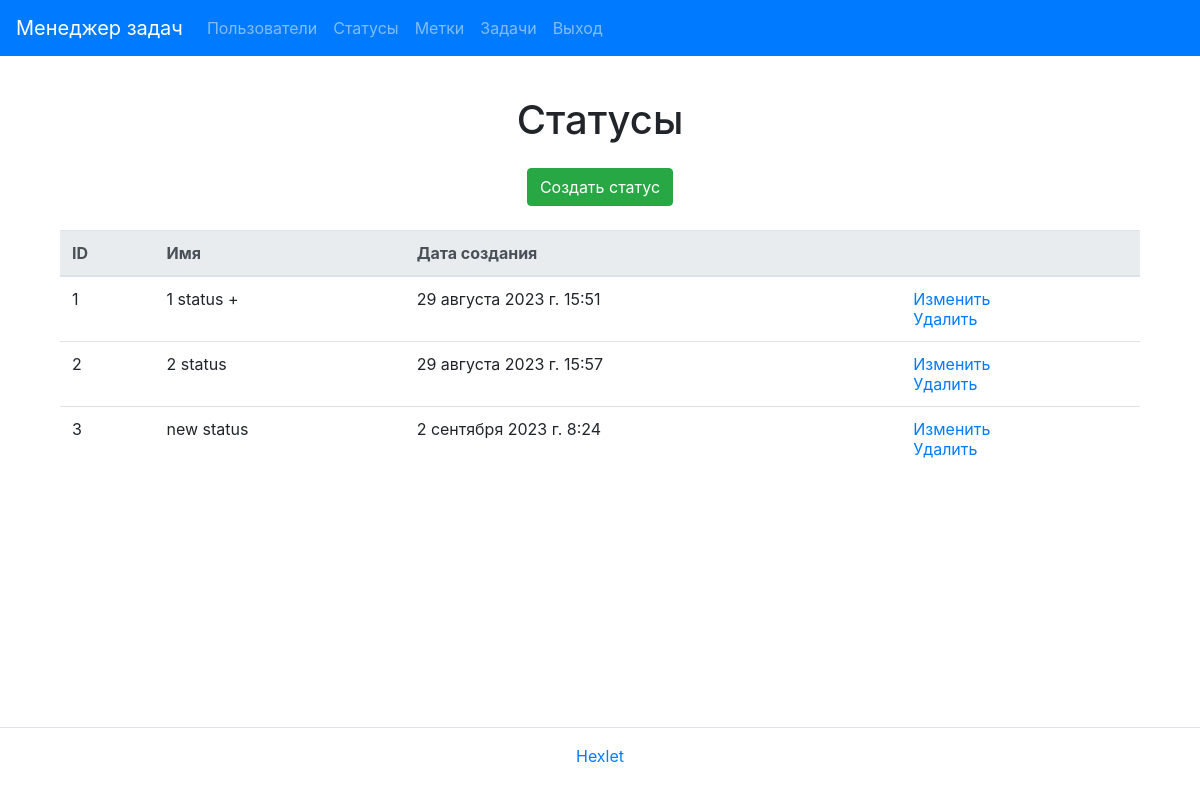
The app's page /ru/statuses/ (signed in), older data.
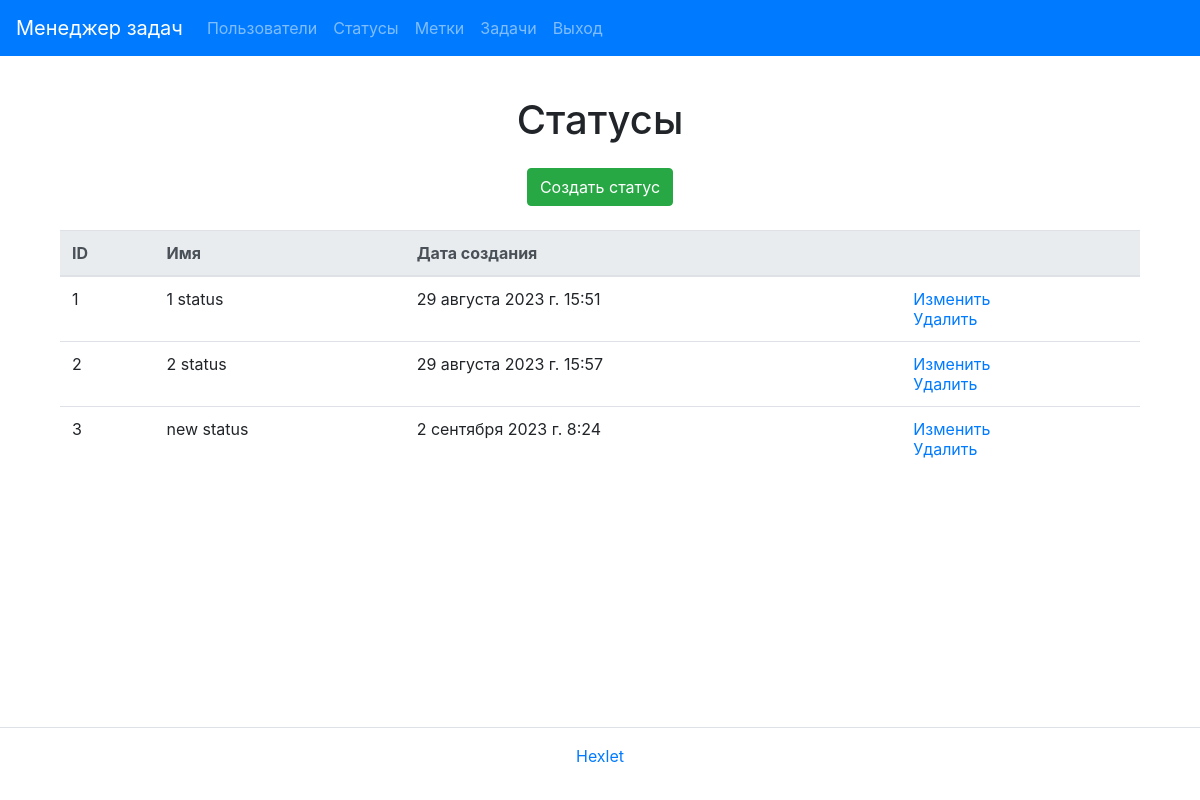
The same page, newer data.
### task_manager/statuses/models.py (models this page shows, shortened)
class Status(models.Model):
    name = models.CharField(max_length=30)
    created_at = models.DateTimeField(auto_now_add=True)

### task_manager/statuses/views.py (the view)
# urls.py: path('', StatusList.as_view(), name='status_index'),
class StatusList(UserLoginMixin, ListView):
    model = Status
    template_name = 'statuses/index.html'
    context_object_name = 'statuses'

### task_manager/templates/statuses/index.html (shortened to what this page needs)
{% extends "base.html" %}
{% load i18n %}
{% block content %}
<div class="container">
  <h1 class="my-4 text-center">{% trans "Statuses" %}</h1>
  <div class="d-flex justify-content-center mt-3 mb-0">
    <a class="btn btn-success btn-md" href="{% url 'status_create' %}">{% trans "Create status" %}</a>
  </div>
  <table class="table table-lg-responsive table-hover mt-4">
    <thead class="thead-light">
        <tr>
            <th>{% trans "ID" %}</th>
            <th>{% trans "Name" %}</th>
            <th>{% trans "Creation date" %}</th>
            <th></th>
        </tr>
    </thead>
        {% if statuses %}
        <tbody>
            {% for status in statuses %}
            <tr>
                <td>{{ status.id }}</td>
                <td>{{ status.name }}</td>
                <td>{{ status.created_at }}</td>
                <td>
                    <a href="{% url 'status_update' status.id %}">{% trans "Modify" %}</a>
                    <br>
                    <a href="{% url 'status_delete' status.id %}">{% trans "Delete" %}</a>
                </td>
            </tr>
            {% endfor %}
        {% endif %}
        </tbody>
  </table>
</div>
{% endblock %}

Row changes from the older to the newer data that the page shows:
changed Status id 1: name "1 status +" → "1 status"
